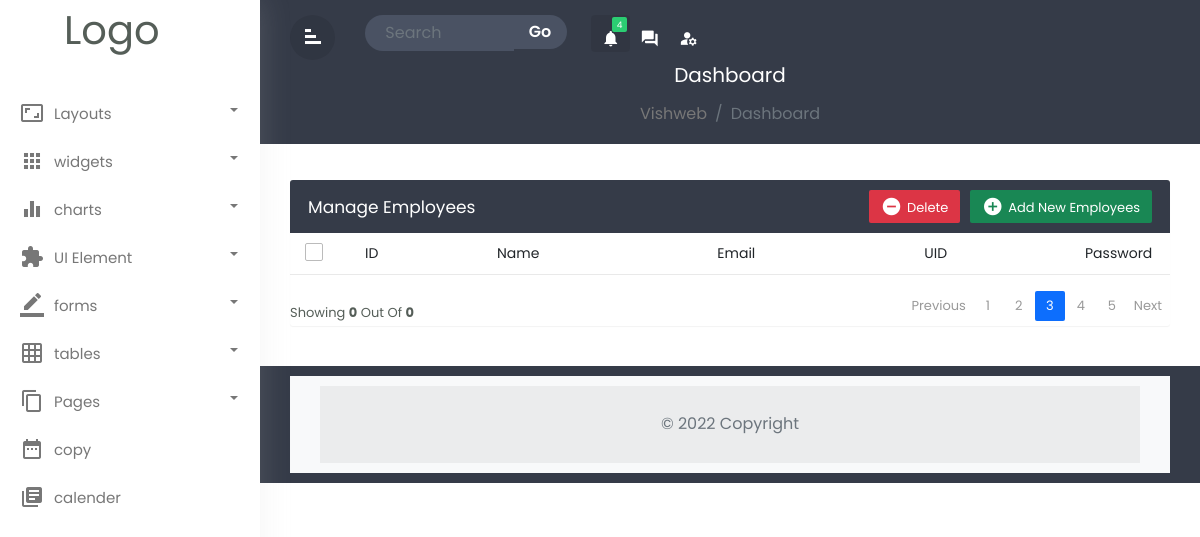
The app's page /login-system/admin/admin.php, older data.
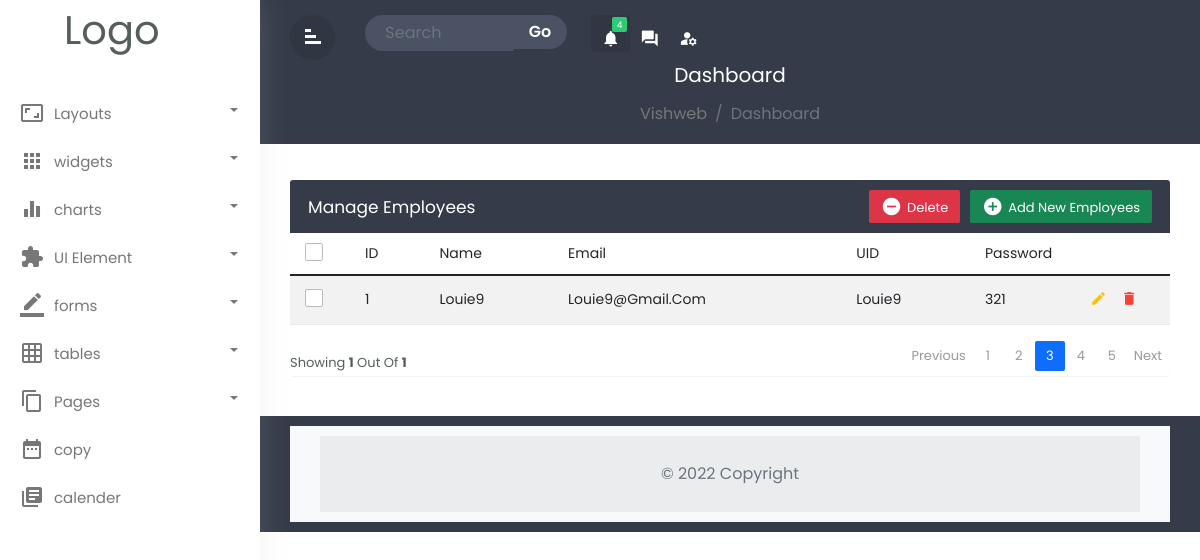
The same page, newer data.
### tables this page shows
CREATE TABLE IF NOT EXISTS `users` (
  `usersId` int(11) NOT NULL AUTO_INCREMENT,
  `usersName` varchar(128) NOT NULL,
  `usersEmail` varchar(128) NOT NULL,
  `usersUid` varchar(128) NOT NULL,
  `usersPwd` varchar(128) NOT NULL,
  PRIMARY KEY (`usersId`)
);

### login-system/admin/admin.php (the view, shortened to what this page needs)
<?php
include_once '../php/dbh.inc.php';
?>
<!doctype html>
<html lang="en">
<head>
    <link rel="stylesheet" href="../../bootstrap/css/bootstrap.min.css">
    <link rel="stylesheet" href="../../css/admin.css">
</head>
<body>
    <?php
    $sql = "SELECT * FROM users;";
    $result = mysqli_query($conn, $sql);
    $num = mysqli_num_rows($result);
    $rowcount = mysqli_num_rows($result);
    ?>
    <div class="wrapper">
        <div id="sidebar">
            <div class="logo">
                <h1 class="title-logo">Logo</h1>
            </div>
            <ul class="list-unstyled component m-0">
                <li class="dropdown">
                    <a href="#homeSubmenu1" data-toggle="collapse" aria-expanded="false" class="dropdown-toggle">
                        <i class="material-icons">aspect_ratio</i>Layouts
                    </a>
                </li>
                <li class="dropdown">
                    <a href="#homeSubmenu2" data-toggle="collapse" aria-expanded="false" class="dropdown-toggle">
                        <i class="material-icons">apps</i>widgets
                    </a>
                </li>
                <li class="dropdown">
                    <a href="#homeSubmenu3" data-toggle="collapse" aria-expanded="false" class="dropdown-toggle">
                        <i class="material-icons">equalizer</i>charts
                    </a>
                </li>
                <li class="dropdown">
                    <a href="#homeSubmenu4" data-toggle="collapse" aria-expanded="false" class="dropdown-toggle">
                        <i class="material-icons">extension</i>UI Element
                    </a>
                </li>
                <li class="dropdown">
                    <a href="#homeSubmenu5" data-toggle="collapse" aria-expanded="false" class="dropdown-toggle">
                        <i class="material-icons">border_color</i>forms
                    </a>
                </li>
                <li class="dropdown">
                    <a href="#homeSubmenu6" data-toggle="collapse" aria-expanded="false" class="dropdown-toggle">
                        <i class="material-icons">grid_on</i>tables
                    </a>
                </li>
                <li class="dropdown">
                    <a href="#homeSubmenu7" data-toggle="collapse" aria-expanded="false" class="dropdown-toggle">
                        <i class="material-icons">content_copy</i>Pages
                    </a>
                </li>
                <li class="">
                    <a href="#" class=""><i class="material-icons">date_range</i>copy </a>
                </li>
                <li class="">
                    <a href="#" class=""><i class="material-icons">library_books</i>calender </a>
                </li>
            </ul>
        </div>
        <div id="content">
            <div class="top-navbar">
                <div class="xd-topbar">
                    <div class="row">
                        <div class="col-2 col-md-1 col-lg-1 order-2 order-md-1 align-self-center">
                            <div class="xp-menubar">
                                <span class="material-icons text-white">signal_cellular_alt</span>
                            </div>
                        </div>
                        <div class="col-md-5 col-lg-3 order-3 order-md-2">
                            <div class="xp-searchbar">
                                <form>
                                    <div class="input-group">
                                        <input type="search" class="form-control" placeholder="Search">
                                        <div class="input-group-append">
                                            <button class="btn" type="submit" id="button-addon2">Go
                                            </button>
                                        </div>
                                    </div>
                                </form>
                            </div>
                        </div>
                        <div class="col-10 col-md-6 col-lg-8 order-1 order-md-3">
                            <div class="xp-profilebar text-right">
                                <nav class="navbar p-0">
                                    <ul class="nav navbar-nav flex-row ml-auto">
                                        <li class="dropdown nav-item active">
                                            <a class="nav-link" href="#" data-toggle="dropdown">
                                                <span class="material-icons">notifications</span>
                                                <span class="notification">4</span>
                                            </a>
                                        </li>
                                        <li class="nav-item">
                                            <a class="nav-link" href="#">
                                                <span class="material-icons">question_answer</span>
                                            </a>
                                        </li>
                                        <li class="dropdown nav-item">
                                            <a class="nav-link" href="#" data-toggle="dropdown">
                                                <span class="material-icons">manage_accounts</span>
                                            </a>
                                        </li>
                                    </ul>
                                </nav>
                            </div>
                        </div>
                    </div>
                    <div class="xp-breadcrumbbar text-center">
                        <h4 class="page-title">Dashboard</h4>
                        <ol class="breadcrumb">
                            <li class="breadcrumb-item"><a href="#">Vishweb</a></li>
                            <li class="breadcrumb-item active" aria-curent="page">Dashboard</li>
                        </ol>
                    </div>
                </div>
            </div>
            <div class="main-content">
                <div class="row">
                    <div class="col-md-12">
                        <div class="table-wrapper">
                            <div class="table-title">
                                <div class="row">
                                    <div class="col-sm-6 p-0 flex justify-content-lg-start justify-content-center">
                                        <h2 class="ml-lg-2">Manage Employees</h2>
                                    </div>
                                    <div class="col-sm-6 p-0 flex justify-content-lg-end justify-content-center">
                                        <a href="#addEmployeeModal" class="btn btn-success" data-toggle="modal">
                                            <i class="material-icons">&#xE147;</i>
                                            <span>Add New Employees</span>
                                        </a>
                                        <a href="#deleteEmployeeModal" class="btn btn-danger" data-toggle="modal">
                                            <i class="material-icons">&#xE15C;</i>
                                            <span>Delete</span>
                                        </a>
                                    </div>
                                </div>
                            </div>
                            <table class="table table-striped table-hover">
                                <thead>
                                    <tr>
                                        <th><span class="custom-checkbox">
                                                <label for="selectAll"></label></th>
                                        <th>ID</th>
                                        <th>Name</th>
                                        <th>Email</th>
                                        <th>UID</th>
                                        <th>Password</th>
                                    </tr>
                                </thead>
                                <tbody>
                                    <?php
                                    if ($num > 0) {
                                        while ($data = mysqli_fetch_assoc($result)) {
                                            echo "
                                                <tr>
                                                <th><span class='custom-checkbox'>
                                                        <input type='checkbox' id='checkbox1' name='option[]' value='1'>
                                                        <label for='checkbox1'></label></th>
                                                <th>" . $data['usersId'] . "</th>
                                                <th>" . $data['usersName'] . "</th>
                                                <th>" . $data['usersEmail'] . "</th>
                                                <th>" . $data['usersUid'] . "</th>
                                                <th>" . $data['usersPwd'] . "</th>
                                                <th>
                                                <a href='#editEmployeeModal' class='edit' data-toggle='modal'>
                                                    <i class='material-icons' data-toggle='tooltip'
                                                        title='Edit'>&#xE254;</i>
                                                </a>
                                                <a href='#deleteEmployeeModal' class='delete' data-toggle='modal'>
                                                    <i class='material-icons' data-toggle='tooltip'
                                                        title='Delete'>&#xE872;</i>
                                                </a>
                                            </th>
                                        </tr>
                                                ";
                                        }
                                    }
                                    ?>
                                </tbody>
                            </table>
                            <div class="clearfix">
                                <?php
                                echo "<div class='hint-text'>showing <b>" . $rowcount . "</b> out of <b>" . $rowcount . "</b></div>"
                                ?>
                                <ul class="pagination">
                                    <li class="page-item disabled"><a href="#">Previous</a></li>
                                    <li class="page-item "><a href="#" class="page-link">1</a></li>
                                    <li class="page-item "><a href="#" class="page-link">2</a></li>
                                    <li class="page-item active"><a href="#" class="page-link">3</a></li>
                                    <li class="page-item "><a href="#" class="page-link">4</a></li>
                                    <li class="page-item "><a href="#" class="page-link">5</a></li>
                                    <li class="page-item "><a href="#" class="page-link">Next</a></li>
                                </ul>
                            </div>
                        </div>
                    </div>
                </div>
            </div>
            <footer class="footer">
                <?php
                require '../../footer.php'
                ?>
            </footer>
        </div>
    </div>
</body>
</html>

### footer.php
<footer class="text-center text-lg-start bg-light text-muted">
  <div class="text-center p-4" style="background-color: rgba(0, 0, 0, 0.05);">
    © 2022 Copyright
  </div>
</footer>

Row changes from the older to the newer data that the page shows:
added users: usersId "1", usersName "Louie9", usersEmail "Louie9@gmail.com", usersUid "Louie9", usersPwd "321"
Text that changed along with them:
$rowcount: "0" → "1"
